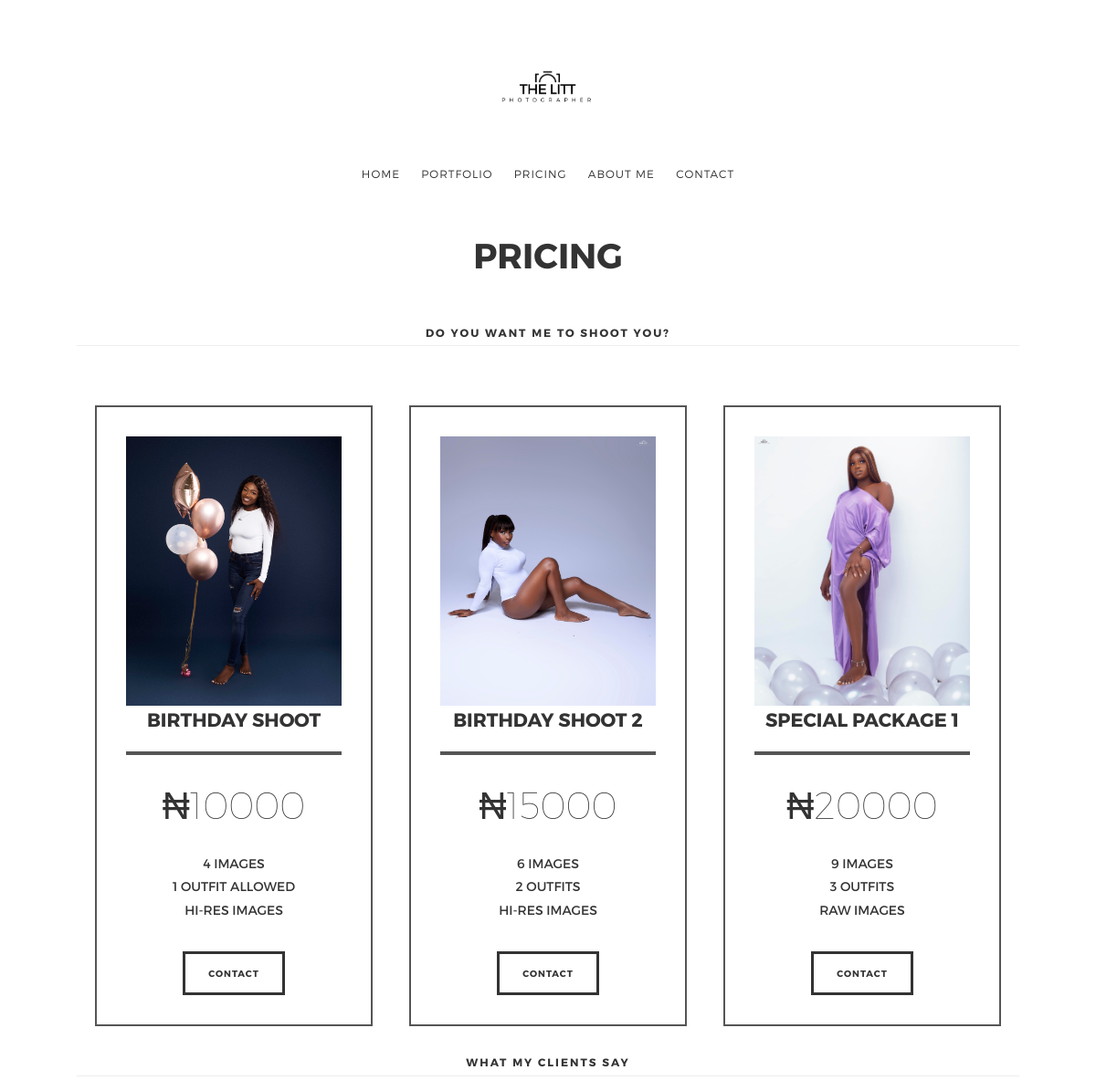
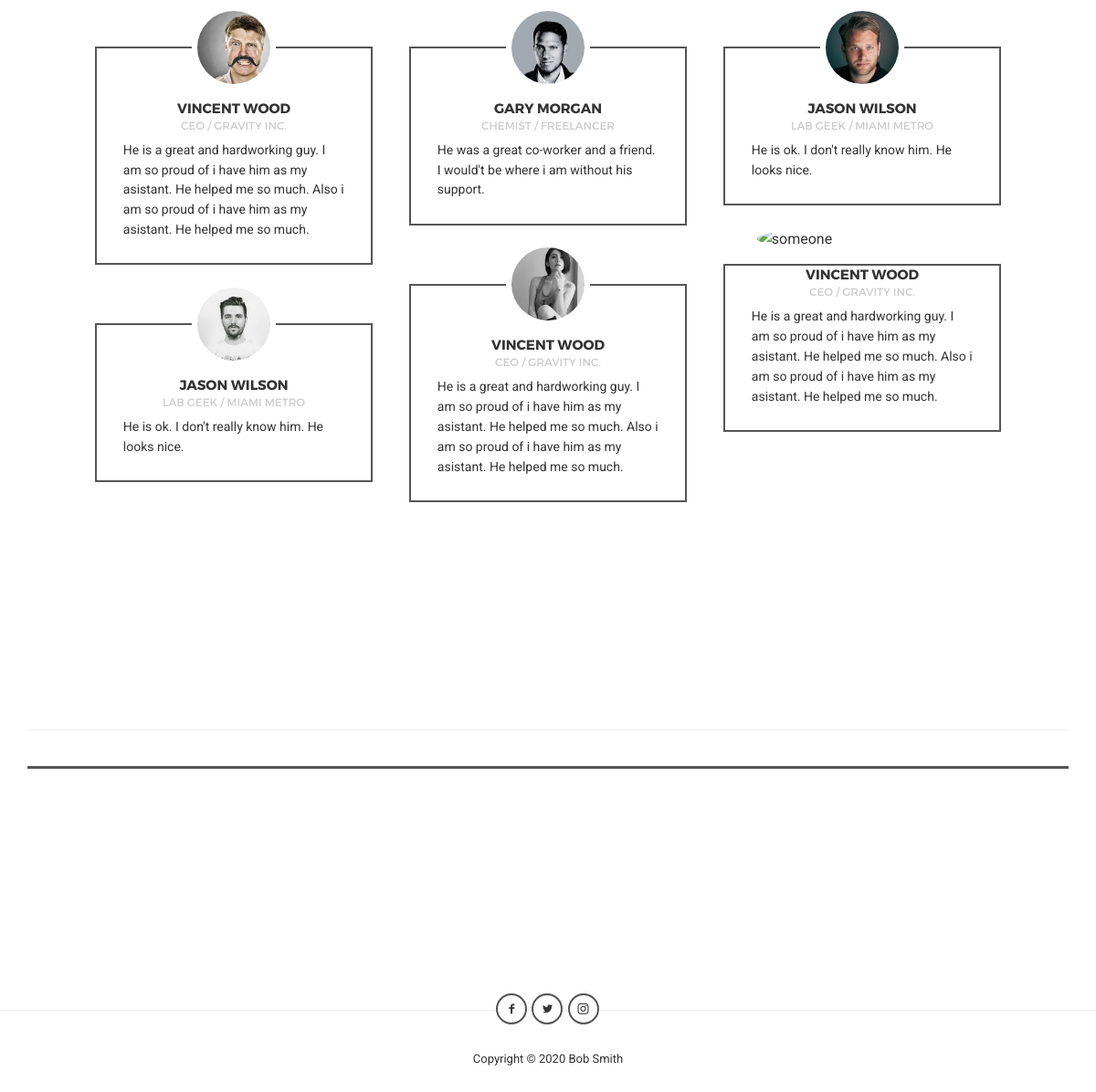
The page /pricing/ on the database its author committed (2 pictures, top to bottom).
### core/models.py (models this page shows, shortened)
class Pricing(models.Model):
    image = ImageField(upload_to='pricing/', max_length=100)
    price = models.IntegerField(blank=True,null=True)
    title = models.CharField(max_length=50)
    description = models.TextField()
    class Meta:
        verbose_name = _("pricing")
        verbose_name_plural = _("pricings")

### core/views.py (the view)
# urls.py: path('pricing/', views.pricing, name='price'),
def pricing(request):
    price = Pricing.objects.all().order_by('title')
    return render(request, 'pricing.html', {'price':price})

### templates/pricing.html (shortened to what this page needs)
{% extends 'base.html' %}
{% load static %}
{% load thumbnail %}
{% block content %}
    <div class="layout-medium">
        <article class="hentry">
            <header class="entry-header">
                <h1 class="entry-title">PRICING</h1>
            </header>
            <div class="entry-content">
                <h2 class="section-title center">DO YOU WANT ME TO SHOOT YOU?</h2>
                    {% for p in price %}
                        <div class="col-sm-3  col-md-4 col-lg-4" style="height: 300%">
                            <div class="pricing-table ">
                                {% thumbnail p.image "150x150" crop="center" as im %}
                                    <img src="{{ im.url }}" width="{{ im.width }}" height="{{ im.height }}" alt="">
                                {% endthumbnail %}
                                <h3>{{ p.title }}</h3>
                                <h4>₦{{ p.price }}</h4>
                                <ul>
                                    <li class="entry-title">{{ p.description|linebreaksbr }}</li>
                                </ul>
                                <a class="button" href="contact.html">Contact</a>
                            </div>
                        </div>
                    {% endfor %}
                <br>
                <h2 class="section-title center">WHAT MY CLIENTS SAY</h2>
                    <div class="col-sm-3 col-md-4">
                        <div class="testo">
                            <img src="{% static 'images/site/testo-01.jpg' %}" alt="someone">
                            <h4>Vincent Wood
                                <span>CEO / Gravity Inc.</span>
                            </h4>
                            <p>He is a great and hardworking guy. I am so proud of i have him as my asistant. He helped
                                me so much. Also i am so proud of i have him as my asistant. He helped me so much.</p>
                        </div>
                        <div class="testo">
                            <img src="{% static 'images/site/testo-02.jpg' %}" alt="someone">
                            <h4>Jason Wilson
                                <span>Lab Geek / Miami Metro</span>
                            </h4>
                            <p>He is ok. I don't really know him. He looks nice.</p>
                        </div>
                    </div>
                    <div class="col-sm-4">
                        <div class="testo">
                            <img src="{% static 'images/site/testo-03.jpg' %}" alt="someone">
                            <h4>Gary Morgan
                                <span>Chemist / Freelancer</span>
                            </h4>
                            <p>He was a great co-worker and a friend. I would't be where i am without his support.</p>
                        </div>
                        <div class="testo">
                            <img src="{% static 'images/site/testo-04.jpg' %}" alt="someone">
                            <h4>Vincent Wood
                                <span>CEO / Gravity Inc.</span>
                            </h4>
                            <p>He is a great and hardworking guy. I am so proud of i have him as my asistant. He helped
                                me so much. Also i am so proud of i have him as my asistant. He helped me so much.</p>
                        </div>
                    </div>
                    <div class="col-sm-4">
                        <div class="testo">
                            <img src="{% static 'images/site/testo-05.jpg' %}" alt="someone">
                            <h4>Jason Wilson
                                <span>Lab Geek / Miami Metro</span>
                            </h4>
                            <p>He is ok. I don't really know him. He looks nice.</p>
                        </div>
                        <div class="testo">
                            <img src="{% static 'images/site/testo-06.jpg' %}" alt="someone">
                            <h4>Vincent Wood
                                <span>CEO / Gravity Inc.</span>
                            </h4>
                            <p>He is a great and hardworking guy. I am so proud of i have him as my asistant. He helped
                                me so much. Also i am so proud of i have him as my asistant. He helped me so much.</p>
                        </div>
                    </div>
            </div>
        </article>
    </div>
{% endblock %}

### templates/base.html (shortened to what this page needs)
<!doctype html>
{% load static %}
{% load instagram_client %}
<html class="" lang="">
<head>
    <link rel="stylesheet" type="text/css" href="{% static 'css/fonts/montserrat/montserrat.css' %}">
    <link rel="stylesheet" type="text/css" href="{% static 'css/bootstrap.min.css' %}">
    <link rel="stylesheet" type="text/css" href="{% static 'css/fonts/fontello/css/fontello.css' %}">
    <link rel="stylesheet" type="text/css" href="{% static 'css/style.css' %}">
    <link rel="stylesheet" type="text/css" href="{% static 'css/main.css' %}">
    <link rel="stylesheet" href="https://cdnjs.cloudflare.com/ajax/libs/slippry/1.4.0/slippry.min.css"
/>
    <link rel="stylesheet" href="https://cdnjs.cloudflare.com/ajax/libs/fluidbox/2.0.5/css/fluidbox.min.css"
/>
    <link rel="stylesheet" href="https://cdnjs.cloudflare.com/ajax/libs/OwlCarousel2/2.3.4/assets/owl.carousel.css"
/>
    <link rel="stylesheet" href="https://cdnjs.cloudflare.com/ajax/libs/photoswipe/4.1.3/photoswipe.min.css"
/>
    <link rel="stylesheet"
          href="https://cdnjs.cloudflare.com/ajax/libs/photoswipe/4.1.3/default-skin/default-skin.min.css"
/>
    <link rel="stylesheet" href="https://cdnjs.cloudflare.com/ajax/libs/magnific-popup.js/1.1.0/magnific-popup.min.css"
/>
    <link rel="stylesheet"
          href="https://unpkg.com/bootstrap-material-design@4.1.1/dist/css/bootstrap-material-design.min.css"
>
    <link rel="stylesheet" type="text/css" href="{% static 'css/768.css' %}">
    <link rel="stylesheet" type="text/css" href="{% static 'css/992.css' %}">
</head>
<body>
<div id="page" class="hfeed site">
    <header id="masthead" class="site-header" role="banner">
        <div class="site-logo">
            <h1 class="site-title">
                <a href="{% url 'core:home' %}" rel="home">
                    <img src="{% static 'logo black.png' %}" alt="logo">
                </a>
            </h1>
        </div>
        <nav id="primary-navigation" class="site-navigation primary-navigation" role="navigation">
            <div class="nav-menu">
                <ul>
                    <li>
                        <a href="{% url 'core:home' %}">HOME</a>
                    </li>
                    <li>
                        <a href="{% url 'core:portfolio' %}">PORTFOLIO</a>
                    </li>
                    <li><a href="{% url 'core:price' %}">PRICING</a></li>
                    <li><a href="{% url 'core:about' %}">ABOUT ME</a>
                    </li>
                    <li><a href="{% url 'core:contact' %}">CONTACT</a></li>
                </ul>
            </div>
        </nav>
    </header>
    <div id="main" class="site-main">
        <div id="primary" class="content-area">
            <div id="content" class="site-content" role="main">
                {% block content %}
                {% endblock %}
            </div>
        </div>
    </div>
    <br>
    <div class="container">
        <div class="site-footer">
            <hr style="font-weight: 100">
        </div>
    </div>
    <footer id="colophon" class="site-footer" role="contentinfo">
        <div class="layout-medium">
            <div class="footer-social">
                <ul class="social">
                    <li><a class="facebook" href="#"></a></li>
                    <li><a class="twitter" href="#"></a></li>
                    <li><a class="instagram" href="//instagram.com/p/thelittphotographer"></a></li>
                </ul>
            </div>
            <div class="site-info">
                <p>Copyright &copy;
                    Bob Smith
                </p>
            </div>
        </div>
    </footer>
</div>
</body>
</html>

### static/css/768.css (style rules this page uses)
@media screen and (min-width: 768px) { h1 { font-size: 2.40em; } }
@media screen and (min-width: 768px) { h2 { font-size: 1.50em; } }
@media screen and (min-width: 768px) { h3 { font-size: 1.20em; } }
@media screen and (min-width: 768px) { h4 { font-size: 1.00em; } }
@media screen and (min-width: 768px) { p { margin: 0 0 1.4em 0; } }
@media screen and (min-width: 768px) { .entry-header { margin-bottom: 3em; } }
@media screen and (min-width: 768px) { .site-footer { margin-top: 5em; } }
@media screen and (min-width: 768px) { .site-footer .site-info { padding: 1.6em 0; } }
@media screen and (min-width: 768px) { .footer-social + .site-info { padding-top: 1em; } }
@media screen and (min-width: 768px) { .footer-social { margin: -19px 0 .2em 0; } }
@media screen and (min-width: 768px) { .hentry .entry-header:before { font-size: 21px; } }
@media screen and (min-width: 768px) { .pricing-table { margin-bottom: 2em; } }
@media screen and (min-width: 768px) { .section-title { margin-bottom: 1.4em; padding-bottom: .5em; } }
@media screen and (min-width: 768px) { * + .section-title { margin: 3em 0 2.4em 0; } }

### static/css/992.css (style rules this page uses)
@media screen and (min-width: 992px) { .site-header { padding-top: 3em; width: 100%; } }
@media screen and (min-width: 992px) { .site-header .site-title { font-size: 1.4em; } }
@media screen and (min-width: 992px) { .site-navigation { text-align: center; } }
@media screen and (min-width: 992px) { .nav-menu ul { display: inline-block; list-style: none; margin: 0; padding: 0; } }
@media screen and (min-width: 992px) { .nav-menu ul li { display: inline-block; letter-spacing: 1px; line-height: 53px; padding: 0; position: relative; cursor: default; } }
@media screen and (min-width: 992px) { .nav-menu ul li a { border: 0; padding: 0 0.8em; } }
@media screen and (min-width: 1200px) { .col-xs-1, .col-sm-1, .col-md-1, .col-lg-1, .col-xs-2, .col-sm-2, .col-md-2, .col-lg-2, .col-xs-3, .col-sm-3, .col-md-3, .col-lg-3, .col-xs-4, .col-sm-4, .col-md-4, .col-lg-4, .col-xs-5, .col-sm-5, .col-md-5, .col-lg-5, .col-xs-6, .col-sm-6, .col-md-6, .col-lg-6, .col-xs-7, .col-sm-7, .col-md-7, .col-lg-7, .col-xs-8, .col-sm-8, .col-md-8, .col-lg-8, .col-xs-9, .col-sm-9, .col-md-9, .col-lg-9, .col-xs-10, .col-sm-10, .col-md-10, .col-lg-10, .col-xs-11, .col-sm-11, .col-md-11, .col-lg-11, .col-xs-12, .col-sm-12, .col-md-12, .col-lg-12 { padding-left: 20px; padding-right: 20px; } }

### rows shown on the page
Pricing: shows a picture, title "BIRTHDAY SHOOT", price "10000", description "4 IMAGES 1 OUTFIT ALLOWED HI-RES IMAGES"
Pricing: shows a picture, title "BIRTHDAY SHOOT 2", price "15000", description "6 IMAGES 2 OUTFITS HI-RES IMAGES"
Pricing: shows a picture, title "SPECIAL PACKAGE 1", price "20000", description "9 IMAGES 3 OUTFITS RAW IMAGES"
